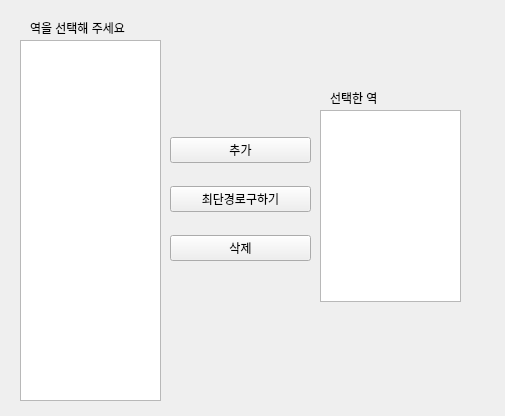
<?xml version="1.0" encoding="UTF-8"?>
<ui version="4.0">
 <class>MainWindow</class>
 <widget class="QMainWindow" name="MainWindow">
  <property name="geometry">
   <rect>
    <x>0</x>
    <y>0</y>
    <width>505</width>
    <height>416</height>
   </rect>
  </property>
  <property name="windowTitle">
   <string>Subway Navy</string>
  </property>
  <widget class="QWidget" name="centralwidget">
   <widget class="QLabel" name="label">
    <property name="geometry">
     <rect>
      <x>30</x>
      <y>20</y>
      <width>101</width>
      <height>16</height>
     </rect>
    </property>
    <property name="text">
     <string>역을 선택해 주세요</string>
    </property>
   </widget>
   <widget class="QLabel" name="label_2">
    <property name="geometry">
     <rect>
      <x>330</x>
      <y>90</y>
      <width>60</width>
      <height>16</height>
     </rect>
    </property>
    <property name="text">
     <string>선택한 역</string>
    </property>
   </widget>
   <widget class="QListWidget" name="List">
    <property name="geometry">
     <rect>
      <x>20</x>
      <y>40</y>
      <width>141</width>
      <height>361</height>
     </rect>
    </property>
   </widget>
   <widget class="QWidget" name="verticalLayoutWidget">
    <property name="geometry">
     <rect>
      <x>170</x>
      <y>120</y>
      <width>141</width>
      <height>161</height>
     </rect>
    </property>
    <layout class="QVBoxLayout" name="verticalLayout">
     <item>
      <widget class="QPushButton" name="Add">
       <property name="text">
        <string>추가</string>
       </property>
       <property name="default">
        <bool>false</bool>
       </property>
      </widget>
     </item>
     <item>
      <widget class="QPushButton" name="Run">
       <property name="text">
        <string>최단경로구하기</string>
       </property>
      </widget>
     </item>
     <item>
      <widget class="QPushButton" name="Delete">
       <property name="text">
        <string>삭제</string>
       </property>
      </widget>
     </item>
    </layout>
   </widget>
   <widget class="QListWidget" name="SelectedList">
    <property name="geometry">
     <rect>
      <x>320</x>
      <y>110</y>
      <width>141</width>
      <height>192</height>
     </rect>
    </property>
   </widget>
  </widget>
 </widget>
 <resources/>
 <connections/>
</ui>
